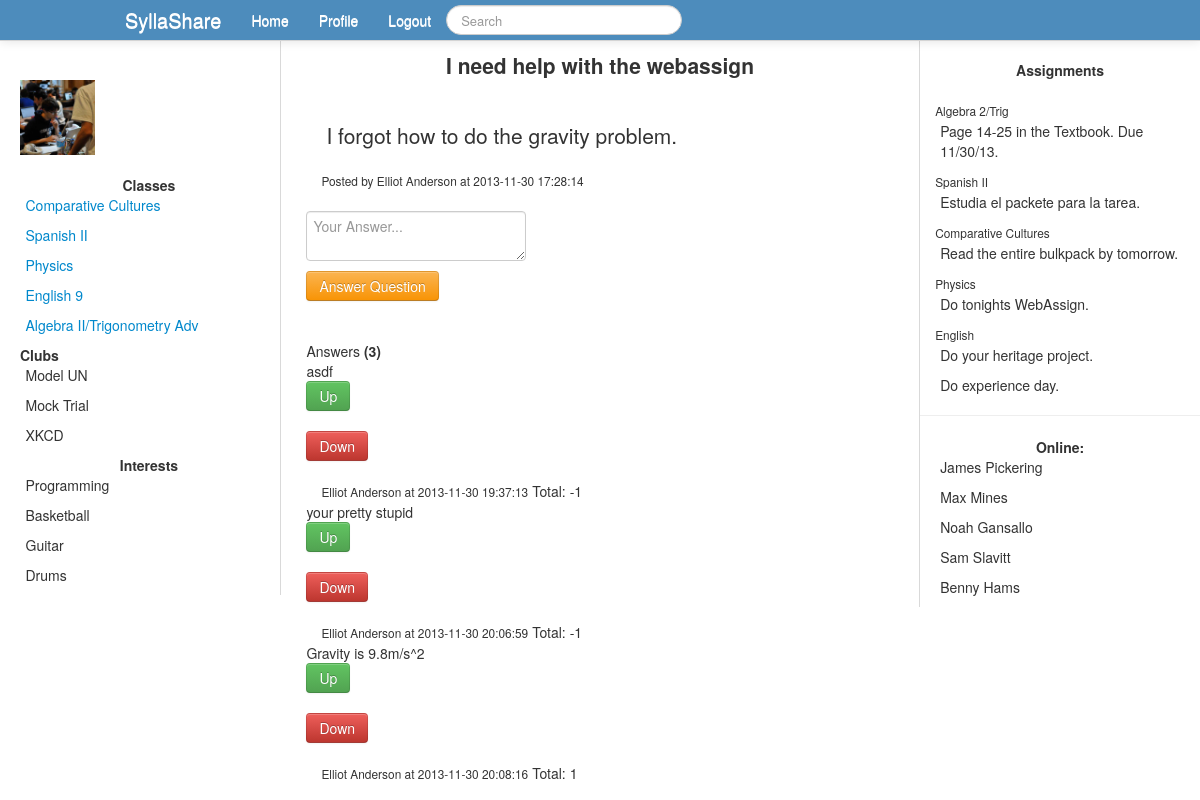
Screenshot of /question.php?id=1 (signed in) with the database file from the repository.
### tables this page shows
CREATE TABLE `class` (
  `id` int(11) NOT NULL AUTO_INCREMENT,
  `classid` int(11) NOT NULL,
  `userid` int(11) NOT NULL,
  PRIMARY KEY (`id`)
);

CREATE TABLE `classes` (
  `id` int(11) NOT NULL AUTO_INCREMENT,
  `name` varchar(60) NOT NULL,
  PRIMARY KEY (`id`)
);

CREATE TABLE `forumposts` (
  `id` int(11) NOT NULL AUTO_INCREMENT,
  `poster` int(11) NOT NULL,
  `classid` int(11) NOT NULL,
  `question` varchar(200) NOT NULL,
  `content` varchar(5000) NOT NULL,
  `timeposted` datetime NOT NULL,
  PRIMARY KEY (`id`)
);

CREATE TABLE `users` (
  `id` int(11) NOT NULL AUTO_INCREMENT,
  `firstname` varchar(40) NOT NULL,
  `lastname` varchar(40) NOT NULL,
  `email` varchar(255) NOT NULL,
  `password` varchar(36) NOT NULL,
  `activated` int(1) NOT NULL DEFAULT '0',
  `code` int(8) NOT NULL,
  `grade` int(2) NOT NULL,
  PRIMARY KEY (`id`)
);

CREATE TABLE `forumcomment` (
  `id` int(11) NOT NULL AUTO_INCREMENT,
  `userid` int(11) NOT NULL,
  `postid` int(11) NOT NULL,
  `content` varchar(500) NOT NULL,
  `timecomment` datetime NOT NULL,
  PRIMARY KEY (`id`)
);

### question.php (the view, shortened to what this page needs)
<?php
include_once('database.php');
$userid = $_SESSION['id'];
$questionid = $_GET['id'];
include_once('header.php');
?>
<div class="span6">
<?php
$getquestioninfo = "SELECT * FROM forumposts WHERE id=$questionid";
$getquestioninfor = mysqli_query($connect, $getquestioninfo);
while ($row = mysqli_fetch_assoc($getquestioninfor)){
	$poster = $row['poster'];
	$question = $row['question'];
	$content = $row['content'];
	$timeposted = $row['timeposted'];
}
$getposterinfo = "SELECT firstname,lastname FROM users WHERE id=$poster";
$getposterinfor = mysqli_query($connect, $getposterinfo);
while ($row = mysqli_fetch_assoc($getposterinfor)){
	$firstname = $row['firstname'];
	$lastname = $row['lastname'];
	$poster = $firstname.' '.$lastname;
}
echo '<center><h1 class="lead"><b>'.$question.'</b></h1><br /></center>';
echo '<p class="lead">'.$content.'</p><small>Posted by '.$poster.' at '.$timeposted.'</small><br />';
echo '<br />';
echo '<form action="question.php?id='.$questionid.'" method="POST">
<textarea name="comment" placeholder="Your Answer..." class="form-control"></textarea><br />
<input type="submit" value="Answer Question" class="btn btn-warning" /></form>';
$getcomments = "SELECT * FROM forumcomment WHERE postid=$questionid";
$runcomments = mysqli_query($connect, $getcomments);
echo '<br />Answers <b>('.mysqli_num_rows($runcomments).')</b><br />';
while ($row = mysqli_fetch_assoc($runcomments)){
	$cid = $row['id'];
	$cposter = $row['userid'];
	$ccontent = $row['content'];
	$ctime = $row['timecomment'];
	$getcuserinfo = "SELECT * FROM users WHERE id=$cposter";
	$getcuserinfor = mysqli_query($connect, $getcuserinfo);
	while ($row2 = mysqli_fetch_assoc($getcuserinfor)){
		$cfname = $row2['firstname'];
		$clname = $row2['lastname'];
		$cposter = $cfname.' '.$clname;
	}
	$ups = mysqli_query($connect, "SELECT * FROM up WHERE postid=$cid");
	$downs = mysqli_query($connect, "SELECT * FROM down WHERE postid=$cid");
	$total = mysqli_num_rows($ups) - mysqli_num_rows($downs);
	echo $ccontent.'<form action="up.php?id='.$cid.'" method="POST">
	 <input type="hidden" name="pageid" value="'.$questionid.'" />
	 <input type="submit" value="Up" class="btn btn-success" />
	 </form>
	 <form action="down.php?id='.$cid.'" method="POST">
	<input type="hidden" name="pageid" value="'.$questionid.'" />
	 <input type="submit" value="Down" class="btn btn-danger" />
	 </form> <small>'.$cposter.' at '.$ctime.'</small> Total: '.$total.'<br />';
}
?>
</div>
<?php
include_once('rightbar.php');
?>

### header.php (shortened to what this page needs)
<!DOCTYPE html>
<html lang="en">
<head>
<link href="css/bootstrap.min.css" rel="stylesheet" />
</head>
<body>
<div class="navbar navbar-fixed-top" >
	<div class="navbar-inner">
		<div class="container" >
			<ul class="nav">
				<li>
					<a class="brand" href="#">SyllaShare</a>
				</li>
				<?php
				if (!isset($_SESSION['id'])){
					?>
					<form action="login.php" method="POST" class="navbar-form pull-left">
						<input type="email" name="logemail" placeholder="Email" />
						<input type="password" name="logpassword" placeholder="Password" />
						<input type="submit" value="Log In" />
					</form>
					<?
				} else {
				?>
				<li><a href="home.php">Home</a></li>
				<li><a href="#">Profile</a></li>
				<form class="navbar-search pull-right">
					<input type="text" class="search-query" name="q" placeholder="Search" />
				</form>
				<li><a href="logout.php">Logout</a></li>
				<? }?>
			</ul>
		</div>
	</div>
</div>
<?
if (isset($_SESSION['id'])){
	?>
<br /><br />
<div class="row-fluid" style="height: 100%;">
<div class="span3" style="padding-left: 20px; padding-right: 2px; border-right: 1px solid #d9d9d9;">
<div class="innercontent" >
<br />
<p class="lead">
<div id="pic-right" style="float: right;padding-right: 35px; padding-top: 50px; position: relative; ">
</div>
<div class="pic-left" style="position: relative;" >
<img src="propic.jpg" height="75" width="75" />
</div>
<br />
<center>
<b>Classes</b><br />
</center>
<?php
$getclasses = "SELECT * FROM class WHERE userid=$userid";
$runclasses = mysqli_query($connect, $getclasses);
while ($row = mysqli_fetch_assoc($runclasses)){
	$classid = $row['classid'];
	$getclassinfo = "SELECT name FROM classes WHERE id=$classid";
	$runclassinfo = mysqli_query($connect, $getclassinfo);
	while ($row2 = mysqli_fetch_assoc($runclassinfo)){
		$classname = $row2['name'];
	}
	echo '<span class="spanright"><a href="class.php?id='.$classid.'">'.$classname.'</a></span><br />';
}
?>
<b>Clubs</b><br />
<span class="spanright">Model UN</span><br />
<span class="spanright">Mock Trial</span><br />
<span class="spanright">XKCD</span><br />
<br />
<center>
<b>Interests</b><br />
<span class="spanright">Programming</span><br />
<span class="spanright">Basketball</span><br />
<span class="spanright">Guitar</span><br />
<span class="spanright">Drums</span><br />
</center>
</p>
</div>
</div>
<?php
}
?>

### header.php (style rules this page uses)
.navbar-inner { background-color: #4d8cbc; background-image: none; color: #FFFFFF; }
.navbar .nav > li > a { color: #FFFFFF; }
.spanright { text-align: left; padding-right: 4px; }

### rightbar.php (style rules this page uses)
small { padding-left: 15px; }
p { padding-left: 20px; }

### rows the page displays
class: classid.name "Comparative Cultures"
class: classid.name "Spanish II"
class: classid.name "Physics"
class: classid.name "English 9"
class: classid.name "Algebra II/Trigonometry Adv"
forumposts: question "I need help with the webassign", content "I forgot how to do the gravity problem.", timeposted "2013-11-30 17:28:14"
users: poster "Elliot Anderson"
forumcomment: content "asdf", userid.lastname "Elliot Anderson", timecomment "2013-11-30 19:37:13", total "-1"
forumcomment: content "your pretty stupid", userid.lastname "Elliot Anderson", timecomment "2013-11-30 20:06:59", total "-1"
forumcomment: content "Gravity is 9.8m/s^2", userid.lastname "Elliot Anderson", timecomment "2013-11-30 20:08:16", total "1"

### other values shown
mysqli_num_rows($runcomments) "3"
